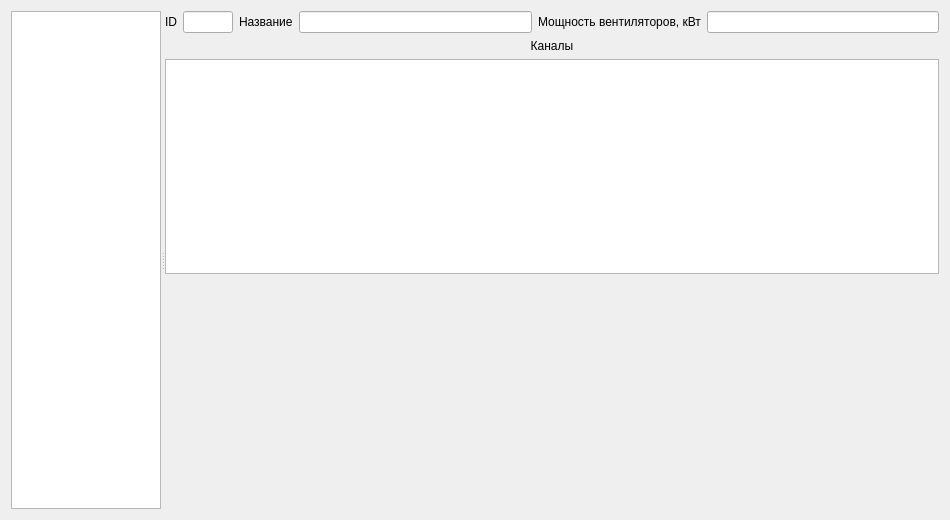
<?xml version="1.0" encoding="UTF-8"?>
<ui version="4.0">
 <class>CfgOwenDialog</class>
 <widget class="QDialog" name="CfgOwenDialog">
  <property name="geometry">
   <rect>
    <x>0</x>
    <y>0</y>
    <width>950</width>
    <height>520</height>
   </rect>
  </property>
  <property name="windowTitle">
   <string>Конфигурация печей</string>
  </property>
  <layout class="QVBoxLayout" name="verticalLayout_2">
   <item>
    <widget class="QSplitter" name="splitter">
     <property name="orientation">
      <enum>Qt::Horizontal</enum>
     </property>
     <widget class="QListView" name="listViewOven">
      <property name="maximumSize">
       <size>
        <width>150</width>
        <height>16777215</height>
       </size>
      </property>
      <property name="editTriggers">
       <set>QAbstractItemView::NoEditTriggers</set>
      </property>
     </widget>
     <widget class="QWidget" name="layoutWidget">
      <layout class="QVBoxLayout" name="verticalLayout">
       <item>
        <layout class="QHBoxLayout" name="horizontalLayout">
         <item>
          <widget class="QLabel" name="label_9">
           <property name="text">
            <string>ID</string>
           </property>
          </widget>
         </item>
         <item>
          <widget class="QLineEdit" name="lineEditId">
           <property name="maximumSize">
            <size>
             <width>50</width>
             <height>16777215</height>
            </size>
           </property>
           <property name="readOnly">
            <bool>true</bool>
           </property>
          </widget>
         </item>
         <item>
          <widget class="QLabel" name="label">
           <property name="text">
            <string>Название</string>
           </property>
          </widget>
         </item>
         <item>
          <widget class="QLineEdit" name="lineEditNum"/>
         </item>
         <item>
          <widget class="QLabel" name="label_7">
           <property name="text">
            <string>Мощность вентиляторов, кВт</string>
           </property>
          </widget>
         </item>
         <item>
          <widget class="QLineEdit" name="lineEditPv"/>
         </item>
        </layout>
       </item>
       <item>
        <widget class="QLabel" name="label_8">
         <property name="text">
          <string>Каналы</string>
         </property>
         <property name="alignment">
          <set>Qt::AlignCenter</set>
         </property>
        </widget>
       </item>
       <item>
        <widget class="DbViewer" name="tableViewCh">
         <property name="selectionMode">
          <enum>QAbstractItemView::SingleSelection</enum>
         </property>
         <property name="selectionBehavior">
          <enum>QAbstractItemView::SelectRows</enum>
         </property>
        </widget>
       </item>
       <item>
        <spacer name="verticalSpacer">
         <property name="orientation">
          <enum>Qt::Vertical</enum>
         </property>
         <property name="sizeHint" stdset="0">
          <size>
           <width>20</width>
           <height>40</height>
          </size>
         </property>
        </spacer>
       </item>
       <item>
        <layout class="QHBoxLayout" name="horizontalLayoutMap">
         <item>
          <spacer name="horizontalSpacer">
           <property name="orientation">
            <enum>Qt::Horizontal</enum>
           </property>
           <property name="sizeHint" stdset="0">
            <size>
             <width>40</width>
             <height>20</height>
            </size>
           </property>
          </spacer>
         </item>
        </layout>
       </item>
      </layout>
     </widget>
    </widget>
   </item>
  </layout>
 </widget>
 <customwidgets>
  <customwidget>
   <class>DbViewer</class>
   <extends>QTableView</extends>
   <header>db/dbviewer.h</header>
  </customwidget>
 </customwidgets>
 <tabstops>
  <tabstop>listViewOven</tabstop>
  <tabstop>lineEditId</tabstop>
  <tabstop>lineEditNum</tabstop>
  <tabstop>tableViewCh</tabstop>
 </tabstops>
 <resources/>
 <connections/>
</ui>
